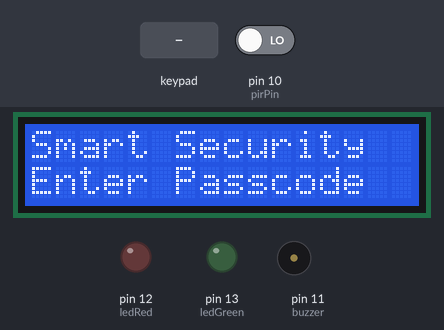
Simulated run of this sketch. Board: Arduino Uno, built with avr-gcc and run on an emulated ATmega328P. On the bench: 16×2 character LCD, output pins drawn as LEDs (lit = HIGH), buzzer (waves = sounding, pin HIGH). The test bench sets the inputs (shaded band); at power-on: pin 10 (pirPin) LOW. What the sketch prints to the serial monitor is not drawn.

Above: at 1.2 s.
1.3 s: keypad keys 1 2 3 4 # pressed 0.4 s apart
At 4.2 s:
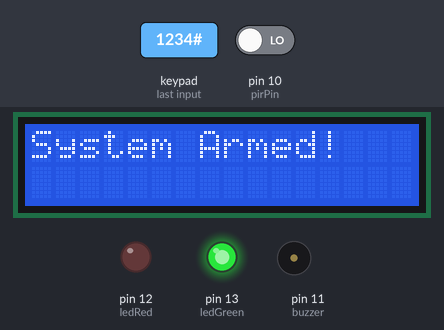
4.8 s: pin 10 (pirPin) driven HIGH
At 5.5 s:
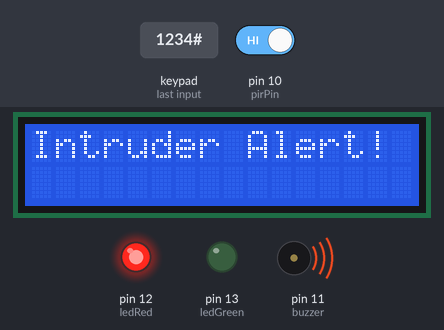
6.3 s: key '#' pressed
At 7.7 s:
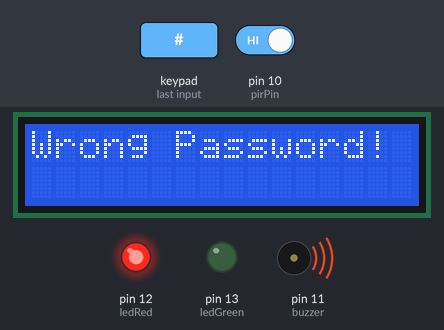
9.3 s: pin 10 (pirPin) driven LOW
At 11.9 s:
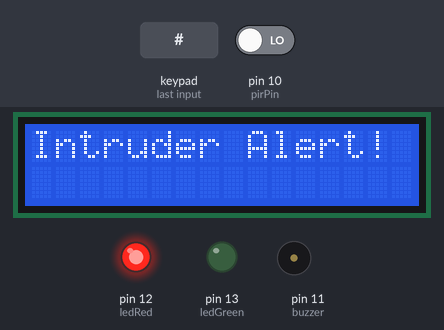
12.3 s: keypad keys 1 2 3 4 * pressed 0.4 s apart
At 15.1 s:
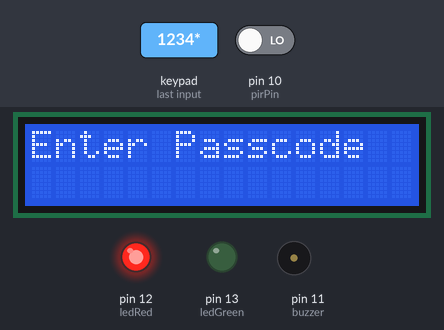
15.8 s: keypad keys 1 2 3 4 A pressed 0.4 s apart
At 18.5 s:
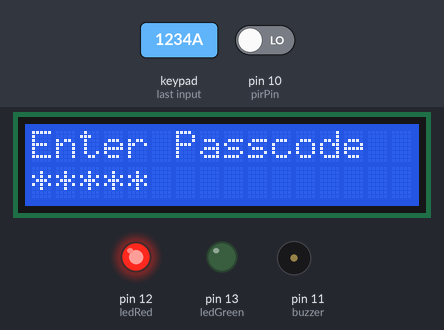
Timing chart, 0 to 20.0 s (numbered marks = the images above; inputs shaded):
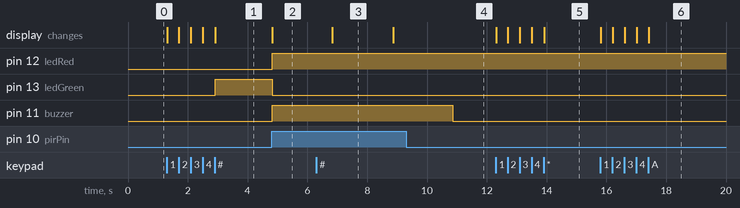

The sketch:

security_system.ino
```cpp
#include <Wire.h>
#include <LiquidCrystal_I2C.h>
#include <Keypad.h>

// إعداد شاشة LCD
LiquidCrystal_I2C lcd(0x27, 16, 2);

// إعداد لوحة المفاتيح
const byte ROWS = 4;
const byte COLS = 4;
char keys[ROWS][COLS] = {
  {'1','2','3','A'},
  {'4','5','6','B'},
  {'7','8','9','C'},
  {'*','0','#','D'}
};
byte rowPins[ROWS] = {9, 8, 7, 6};
byte colPins[COLS] = {5, 4, 3, 2};
Keypad keypad = Keypad(makeKeymap(keys), rowPins, colPins, ROWS, COLS);

// كلمة السر
String password = "1234";
String inputPassword = "";

// الحساسات والمخرجات
int pirPin = 10;
int buzzer = 11;
int ledRed = 12;
int ledGreen = 13;

bool systemArmed = false;

void setup() {
  lcd.init();
  lcd.backlight();
  pinMode(pirPin, INPUT);
  pinMode(buzzer, OUTPUT);
  pinMode(ledRed, OUTPUT);
  pinMode(ledGreen, OUTPUT);

  lcd.setCursor(0,0);
  lcd.print("Smart Security");
  lcd.setCursor(0,1);
  lcd.print("Enter Passcode");
  Serial.begin(9600);
}

void loop() {
  char key = keypad.getKey();

  if (key) {
    if (key == '#') { // تحقق من كلمة السر
      if (inputPassword == password) {
        systemArmed = !systemArmed;
        lcd.clear();
        if (systemArmed) {
          lcd.print("System Armed!");
          digitalWrite(ledGreen, HIGH);
          digitalWrite(ledRed, LOW);
          Serial.println("ALERT: System Activated");
        } else {
          lcd.print("System Disarmed");
          digitalWrite(ledGreen, LOW);
          digitalWrite(ledRed, HIGH);
          Serial.println("INFO: System Deactivated");
        }
      } else {
        lcd.clear();
        lcd.print("Wrong Password!");
        delay(2000);
        lcd.clear();
        lcd.print("Enter Passcode");
      }
      inputPassword = "";
    }
    else if (key == '*') { // مسح الإدخال
      inputPassword = "";
      lcd.clear();
      lcd.print("Enter Passcode");
    }
    else { // إدخال الأرقام
      inputPassword += key;
      lcd.setCursor(inputPassword.length()-1, 1);
      lcd.print("*");
    }
  }

  // إذا كان النظام مسلح وحدثت حركة
  if (systemArmed) {
    if (digitalRead(pirPin) == HIGH) {
      lcd.clear();
      lcd.print("Intruder Alert!");
      digitalWrite(buzzer, HIGH);
      digitalWrite(ledRed, HIGH);
      digitalWrite(ledGreen, LOW);
      Serial.println("WARNING: Intrusion Detected!");
      delay(2000);
    } else {
      digitalWrite(buzzer, LOW);
    }
  }
}
```

Measured:
- after the input at 1.3 s, pin 13 (ledGreen): LOW → HIGH after 1.6 s; the display: first changes at once (image 1 shows a later state)
- after the input at 4.8 s, pin 12 (ledRed), pin 11 (buzzer): LOW → HIGH at once; pin 13 (ledGreen): HIGH → LOW at once; the display: changes at once (image 2)
- after the input at 6.3 s, the display: changes after 0.53 s (image 3)
- after the input at 9.3 s, pin 11 (buzzer): HIGH → LOW after 1.6 s
- after the input at 12.3 s, the display: first changes at once (image 5 shows a later state)
- after the input at 15.8 s, the display: first changes at once (image 6 shows a later state)
- what the display in image 3 shows lasts 2.1 s, from 6.8 s to 8.9 s
